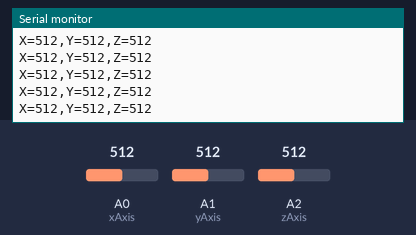
Bench run of a sketch on a simulated Arduino Uno, built with avr-gcc and run on an emulated ATmega328P. Parts: the last lines printed to the serial monitor. Inputs (shaded band) come from the test bench; at power-on: A0 (xAxis) = 512, A1 (yAxis) = 512, A2 (zAxis) = 512.

Above: at 1.2 s.
1.3 s: A0 (xAxis) set to 716
At 1.56 s:
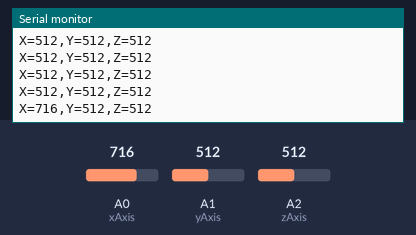
2.8 s: A1 (yAxis) set to 716
At 2.97 s:
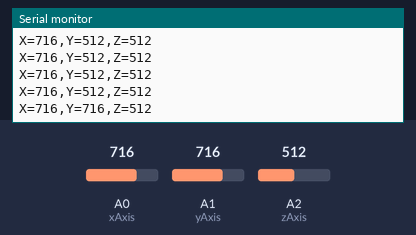
4.3 s: A2 (zAxis) set to 716
At 4.37 s:
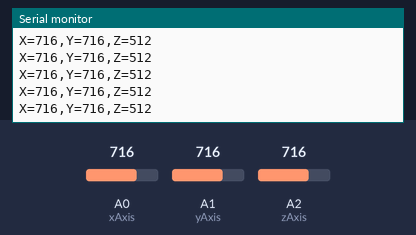
5.8 s: A0 (xAxis) set to 900
At 5.98 s:
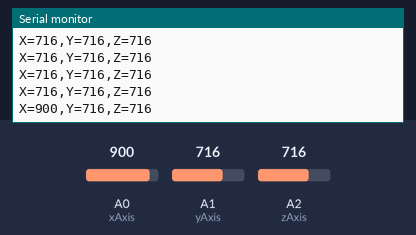
7.3 s: A1 (yAxis) set to 900
At 7.39 s:
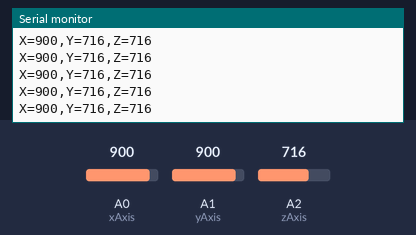
8.8 s: A2 (zAxis) set to 900
At 8.99 s:
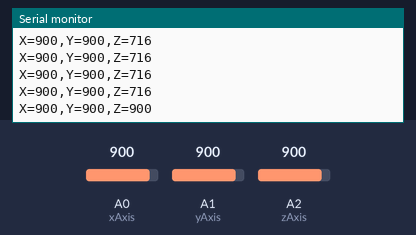
Timing chart, 0 to 11.3 s (numbered marks = the images above; inputs shaded):
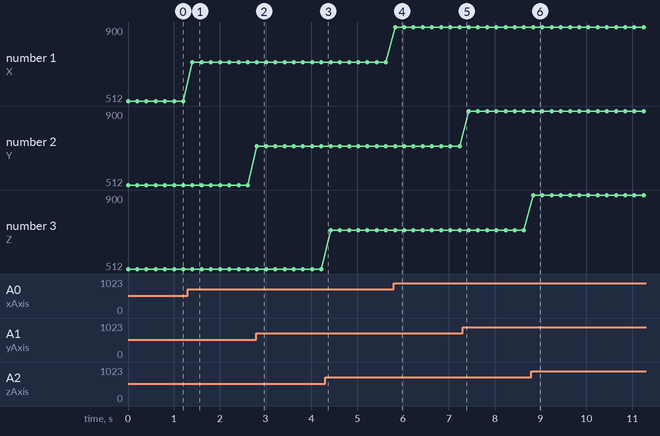

Measured:
- after the input at 1.3 s, the serial monitor: prints a new line after 0.11 s (image 1)
- after the input at 2.8 s, the serial monitor: prints a new line at once (image 2)
- after the input at 5.8 s, the serial monitor: prints a new line at once (image 4)
- after the input at 8.8 s, the serial monitor: prints a new line at once (image 6)
- plotted number 1: 512 → 716 after the input at 1.3 s, 716 → 900 after the input at 5.8 s

The sketch:

accelerometer_module_test_code.ino
```cpp
int xAxis = A0;
int yAxis = A1;
int zAxis = A2;
int axisValue = 0;

void setup() {
  Serial.begin(38400);
  Serial.println("Starting up");
}

void loop() {
  axisValue = analogRead(xAxis);
  Serial.print("X=");
  Serial.print(axisValue);

  axisValue = analogRead(yAxis);
  Serial.print(",Y=");
  Serial.print(axisValue);

  axisValue = analogRead(zAxis);
  Serial.print(",Z=");
  Serial.println(axisValue);

  delay(200);
}
```
